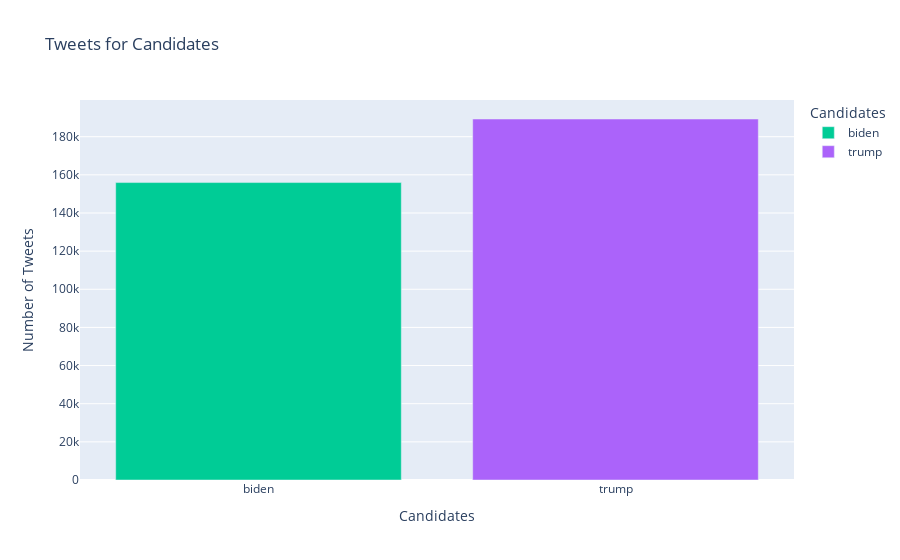

The cell this chart's notebook holds for it:
### Markdown cell above
# Exploratory Data Analysis

### Code cell
# Group the data by 'candidate' and count the 
# number of tweets for each candidate 
tweets_count = data.groupby('candidate')['tweet'].count().reset_index() 

# Interactive bar chart 
fig = px.bar(tweets_count, x='candidate', y='tweet', color='candidate', 
color_discrete_map={'Trump': 'pink', 'Biden': 'blue'}, 
labels={'candidate': 'Candidates', 'tweet': 'Number of Tweets'}, 
title='Tweets for Candidates') 

# Show the chart 
fig.show()

### Figure 1 — Plotly figure (JSON) as saved in the notebook; plotly's stock layout.template omitted (floating-point values rounded to 4 significant figures)
{"data": [{"alignmentgroup": "True", "hovertemplate": "Candidates=%{x}<br>Number of Tweets=%{y}<extra></extra>", "legendgroup": "biden", "marker": {"color": "#00cc96", "pattern": {"shape": ""}}, "name": "biden", "offsetgroup": "biden", "orientation": "v", "showlegend": true, "textposition": "auto", "type": "bar", "x": ["biden"], "xaxis": "x", "y": [155948], "yaxis": "y"}, {"alignmentgroup": "True", "hovertemplate": "Candidates=%{x}<br>Number of Tweets=%{y}<extra></extra>", "legendgroup": "trump", "marker": {"color": "#ab63fa", "pattern": {"shape": ""}}, "name": "trump", "offsetgroup": "trump", "orientation": "v", "showlegend": true, "textposition": "auto", "type": "bar", "x": ["trump"], "xaxis": "x", "y": [189276], "yaxis": "y"}], "layout": {"barmode": "relative", "legend": {"title": {"text": "Candidates"}, "tracegroupgap": 0}, "title": {"text": "Tweets for Candidates"}, "xaxis": {"anchor": "y", "categoryarray": ["biden", "trump"], "categoryorder": "array", "domain": [0, 1], "title": {"text": "Candidates"}}, "yaxis": {"anchor": "x", "domain": [0, 1], "title": {"text": "Number of Tweets"}}}}
